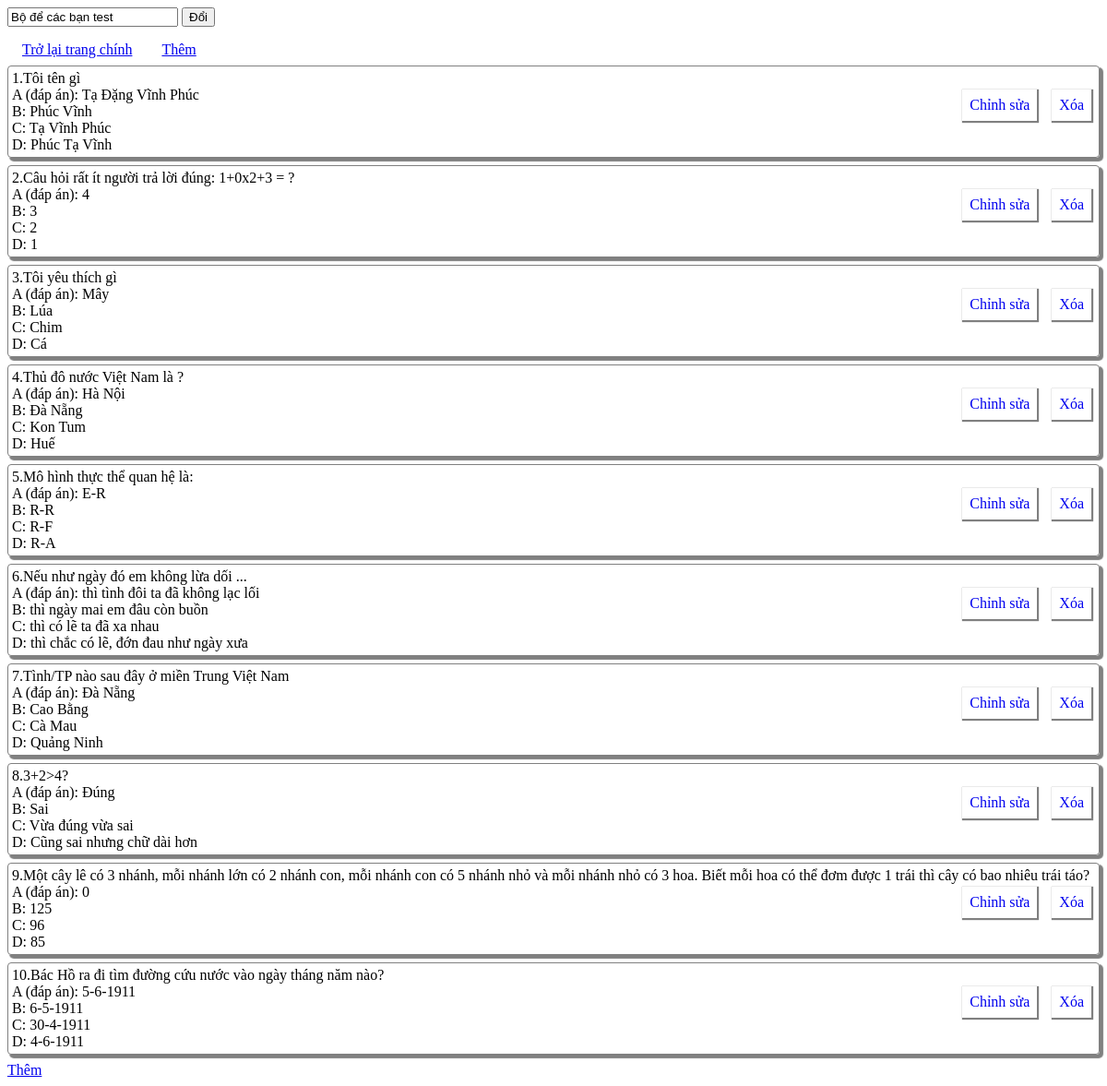
Screenshot of /admin/modify.php?k=3 (signed in) with the database file from the repository.
### tables this page shows
CREATE TABLE IF NOT EXISTS `daisy_collection` (
  `id` int(11) NOT NULL AUTO_INCREMENT COMMENT 'ID của bộ câu hỏi',
  `created_at` timestamp NULL DEFAULT current_timestamp() COMMENT 'Thời gian tạo của bộ câu hỏi này',
  `status` tinyint(4) DEFAULT NULL COMMENT 'Trạng thái của gói câu hỏi: 0-không sẵn sàng, 1 đang mở để chia sẻ',
  `name` varchar(50) DEFAULT 'Bộ câu hỏi không tên' COMMENT 'Tên của bộ câu hỏi',
  `admin_id` int(11) DEFAULT NULL COMMENT 'Bộ câu hỏi thuộc về ai ? (Người tạo)',
  `description` text DEFAULT NULL COMMENT 'Mô tả về bộ câu hỏi',
  PRIMARY KEY (`id`),
  KEY `admin_id` (`admin_id`),
  CONSTRAINT `FK_daisy_collection_daisy_admin` FOREIGN KEY (`admin_id`) REFERENCES `daisy_admin` (`id`) ON DELETE CASCADE ON UPDATE CASCADE
);

CREATE TABLE IF NOT EXISTS `daisy_question` (
  `id` int(11) NOT NULL AUTO_INCREMENT COMMENT 'Mã câu hỏi',
  `body` text DEFAULT NULL,
  `choice_a` text DEFAULT NULL COMMENT 'Đáp án',
  `choice_b` text DEFAULT NULL COMMENT 'Phương án 1',
  `choice_c` text DEFAULT NULL COMMENT 'Phương án 2',
  `collection_id` int(11) DEFAULT NULL COMMENT 'Thuộc về bộ câu hỏi nào',
  `choice_d` text DEFAULT NULL COMMENT 'Phương án 3',
  `created_at` timestamp NULL DEFAULT current_timestamp() COMMENT 'Thời gian tạo câu hỏi',
  KEY `id` (`id`),
  KEY `collection_id` (`collection_id`),
  CONSTRAINT `FK_daisy_question_daisy_collection` FOREIGN KEY (`collection_id`) REFERENCES `daisy_collection` (`id`) ON DELETE CASCADE
);

### middleware/auth_admin.php (called while the page is built, shortened)
<?php
	function db_authen ($conn, $userid, $collection) {
		$sql = "SELECT admin_id, name FROM daisy_collection WHERE id = $collection";
		$result = $conn->query ($sql);
		$result = $result->fetch_assoc ();
		return $result['name'];
	}
?>

### admin/modify.php (the view, shortened to what this page needs)
<?php
		include($_SERVER['DOCUMENT_ROOT'].'/DaisyQuizzes/middleware/auth_admin.php');
		function db_fetch_questions ($conn, $collection) {
			$sql = "SELECT id, body, choice_a, choice_b, choice_c, choice_d FROM daisy_question WHERE collection_id = $collection";
			$result = [];
			$q = $conn->query ($sql);
			while ($row = $q->fetch_assoc ()) {
				$result[] = $row;
			}
			return $result;
		}
		$userid = $_SESSION ['userid'];
		$collection = $_GET ['k'];
		$conn = db_connect ();
		$collection_name = db_authen ($conn, $userid, $collection);
		$data = db_fetch_questions ($conn, $collection);
		?>
<html>
	<head>
		<link href="./index.css" rel="stylesheet" type="text/css">
	</head>
	<body>
		<form action="modify.php?k=<?php echo $collection?>" method="post">
			<input type="text" name="collection_name" value="<?php echo $collection_name?>">
			<input type="submit" value="Đổi">
		</form>
		<?php
		echo "<div class='heading-pane'>";
		echo '<a href="./dashboard.php">Trở lại trang chính</a>';
		echo '<a href="./add_question.php?k='.$collection.'">Thêm</a>';
		echo "</div>";
		$cnt = 0;
		foreach ($data as $each) {
			$cnt++;
			echo "<div class='question-pane'>";
			echo "<div class='question-action-pane'>";
			echo "<a href='delete_question.php?k=$collection&question=".$each['id']."'>Xóa</a>";
			echo "<a href='./modify_question.php?k=$collection&question=".$each['id']."'>Chỉnh sửa</a>";
			echo "</div>";
			echo "<div class='body-pane'>";
			echo "$cnt."
				.$each['body']."<br>";
			echo 'A (đáp án): '.$each['choice_a']."<br>";
			echo 'B: '.$each['choice_b']."<br>";
			echo 'C: '.$each['choice_c']."<br>";
			echo 'D: '.$each['choice_d']."<br>";
			echo "</div>";
			echo "</div>";
		}
		echo '<a href="./add_question.php?k='.$collection.'">Thêm</a><br>';
		?>
	</body>
</html>

### admin/index.css (style rules this page uses)
.question-pane { border-radius:4px; padding: 4px; border: 1px solid gray; margin: 8px auto; box-shadow: 3px 3px 1px 1px gray; position: relative; }
.question-action-pane { position: absolute; right: 0%; top: 25%; }
.question-action-pane a { box-shadow: 1px 1px 1px 1px gray; padding: 8px; margin: auto 8px; float: right; text-decoration: none; }
.heading-pane a { margin: 16px; }

### rows the page displays
daisy_collection: collection_name "Bộ để các bạn test"
daisy_question: body "Tôi tên gì", choice_a "Tạ Đặng Vĩnh Phúc", choice_b "Phúc Vĩnh", choice_c "Tạ Vĩnh Phúc", choice_d "Phúc Tạ Vĩnh"
daisy_question: body "Câu hỏi rất ít người trả lời đúng: 1+0x2+3 = ?", choice_a "4", choice_b "3", choice_c "2", choice_d "1"
daisy_question: body "Tôi yêu thích gì", choice_a "Mây", choice_b "Lúa", choice_c "Chim", choice_d "Cá"
daisy_question: body "Thủ đô nước Việt Nam là ?", choice_a "Hà Nội", choice_b "Đà Nẵng", choice_c "Kon Tum", choice_d "Huế"
daisy_question: body "Mô hình thực thể quan hệ là:", choice_a "E-R", choice_b "R-R", choice_c "R-F", choice_d "R-A"
daisy_question: body "Nếu như ngày đó em không lừa dối ...", choice_a "thì tình đôi ta đã không lạc lối", choice_b "thì ngày mai em đâu còn buồn", choice_c "thì có lẽ ta đã xa nhau", choice_d "thì chắc có lẽ, đớn đau như ngày xưa"
daisy_question: body "Tình/TP nào sau đây ở miền Trung Việt Nam", choice_a "Đà Nẵng", choice_b "Cao Bằng", choice_c "Cà Mau", choice_d "Quảng Ninh"
daisy_question: body "3+2>4?", choice_a "Đúng", choice_b "Sai", choice_c "Vừa đúng vừa sai", choice_d "Cũng sai nhưng chữ dài hơn"
daisy_question: body "Một cây lê có 3 nhánh, mỗi nhánh lớn có 2 nhánh con, mỗi nhánh con có 5 nhánh nhỏ và mỗi nhánh nhỏ có 3 hoa. Biết mỗi hoa có thể đơm được 1 trái thì cây có bao nhiêu trái táo?", choice_a "0", choice_b "125", choice_c "96", choice_d "85"
daisy_question: body "Bác Hồ ra đi tìm đường cứu nước vào ngày tháng năm nào?", choice_a "5-6-1911", choice_b "6-5-1911", choice_c "30-4-1911", choice_d "4-6-1911"
